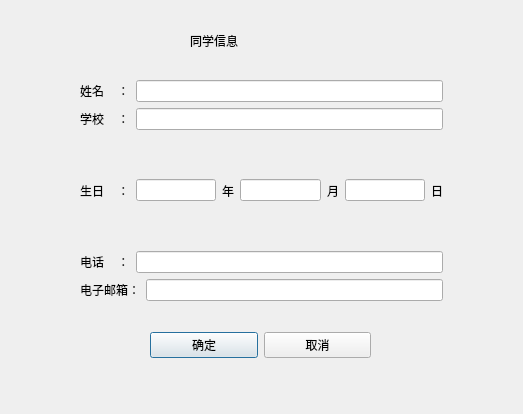
<?xml version="1.0" encoding="UTF-8"?>
<ui version="4.0">
 <class>CmEditDlg</class>
 <widget class="QDialog" name="CmEditDlg">
  <property name="geometry">
   <rect>
    <x>0</x>
    <y>0</y>
    <width>523</width>
    <height>414</height>
   </rect>
  </property>
  <property name="windowTitle">
   <string>Dialog</string>
  </property>
  <widget class="QWidget" name="layoutWidget_2">
   <property name="geometry">
    <rect>
     <x>150</x>
     <y>330</y>
     <width>221</width>
     <height>30</height>
    </rect>
   </property>
   <layout class="QHBoxLayout" name="horizontalLayout_6">
    <item>
     <widget class="QPushButton" name="yesBtn">
      <property name="text">
       <string>确定</string>
      </property>
     </widget>
    </item>
    <item>
     <widget class="QPushButton" name="cancelBtn">
      <property name="text">
       <string>取消</string>
      </property>
     </widget>
    </item>
   </layout>
  </widget>
  <widget class="QLabel" name="label_6">
   <property name="geometry">
    <rect>
     <x>190</x>
     <y>20</y>
     <width>131</width>
     <height>41</height>
    </rect>
   </property>
   <property name="styleSheet">
    <string notr="true">font: 20pt &quot;张海山锐线体简&quot;;</string>
   </property>
   <property name="text">
    <string>同学信息</string>
   </property>
  </widget>
  <widget class="QWidget" name="layoutWidget">
   <property name="geometry">
    <rect>
     <x>80</x>
     <y>80</y>
     <width>363</width>
     <height>221</height>
    </rect>
   </property>
   <layout class="QVBoxLayout" name="verticalLayout">
    <item>
     <layout class="QHBoxLayout" name="horizontalLayout">
      <item>
       <widget class="QLabel" name="label">
        <property name="text">
         <string>姓名    ：</string>
        </property>
       </widget>
      </item>
      <item>
       <widget class="QLineEdit" name="namelineEdit">
        <property name="maxLength">
         <number>30</number>
        </property>
        <property name="readOnly">
         <bool>true</bool>
        </property>
       </widget>
      </item>
     </layout>
    </item>
    <item>
     <layout class="QHBoxLayout" name="horizontalLayout_2">
      <item>
       <widget class="QLabel" name="label_2">
        <property name="text">
         <string>学校    ：</string>
        </property>
       </widget>
      </item>
      <item>
       <widget class="QLineEdit" name="schoollineEdit">
        <property name="maxLength">
         <number>30</number>
        </property>
       </widget>
      </item>
     </layout>
    </item>
    <item>
     <layout class="QHBoxLayout" name="horizontalLayout_3">
      <item>
       <widget class="QLabel" name="label_3">
        <property name="text">
         <string>生日    ：</string>
        </property>
       </widget>
      </item>
      <item>
       <widget class="QLineEdit" name="birthyearlineEdit">
        <property name="contextMenuPolicy">
         <enum>Qt::DefaultContextMenu</enum>
        </property>
        <property name="readOnly">
         <bool>true</bool>
        </property>
       </widget>
      </item>
      <item>
       <widget class="QLabel" name="label_7">
        <property name="text">
         <string>年</string>
        </property>
       </widget>
      </item>
      <item>
       <widget class="QLineEdit" name="birthmonthlineEdit">
        <property name="readOnly">
         <bool>true</bool>
        </property>
       </widget>
      </item>
      <item>
       <widget class="QLabel" name="label_8">
        <property name="text">
         <string>月</string>
        </property>
       </widget>
      </item>
      <item>
       <widget class="QLineEdit" name="birthdaylineEdit">
        <property name="readOnly">
         <bool>true</bool>
        </property>
       </widget>
      </item>
      <item>
       <widget class="QLabel" name="label_9">
        <property name="text">
         <string>日</string>
        </property>
       </widget>
      </item>
     </layout>
    </item>
    <item>
     <layout class="QHBoxLayout" name="horizontalLayout_4">
      <item>
       <widget class="QLabel" name="label_4">
        <property name="text">
         <string>电话    ：</string>
        </property>
       </widget>
      </item>
      <item>
       <widget class="QLineEdit" name="calllineEdit">
        <property name="maxLength">
         <number>30</number>
        </property>
       </widget>
      </item>
     </layout>
    </item>
    <item>
     <layout class="QHBoxLayout" name="horizontalLayout_5">
      <item>
       <widget class="QLabel" name="label_5">
        <property name="text">
         <string>电子邮箱：</string>
        </property>
       </widget>
      </item>
      <item>
       <widget class="QLineEdit" name="emaillineEdit">
        <property name="maxLength">
         <number>30</number>
        </property>
       </widget>
      </item>
     </layout>
    </item>
   </layout>
  </widget>
 </widget>
 <resources/>
 <connections>
  <connection>
   <sender>cancelBtn</sender>
   <signal>clicked()</signal>
   <receiver>CmEditDlg</receiver>
   <slot>reject()</slot>
   <hints>
    <hint type="sourcelabel">
     <x>316</x>
     <y>344</y>
    </hint>
    <hint type="destinationlabel">
     <x>261</x>
     <y>206</y>
    </hint>
   </hints>
  </connection>
 </connections>
</ui>
